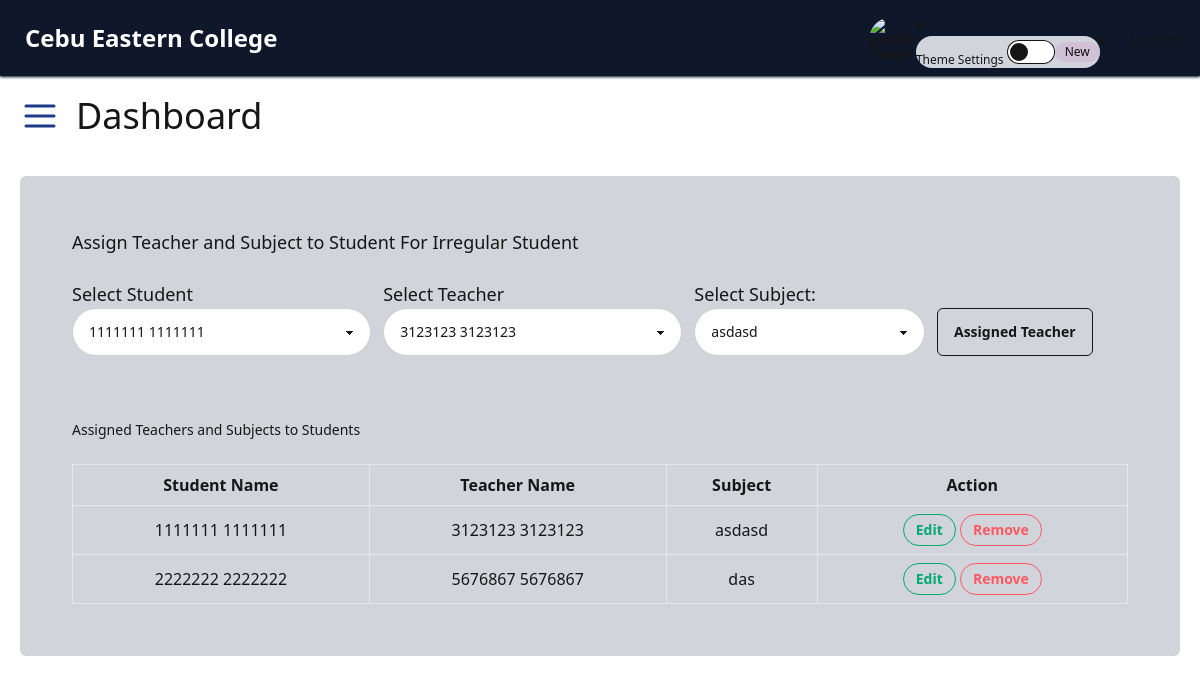
The app's page /admin/manage_irreg_student.php, older data.
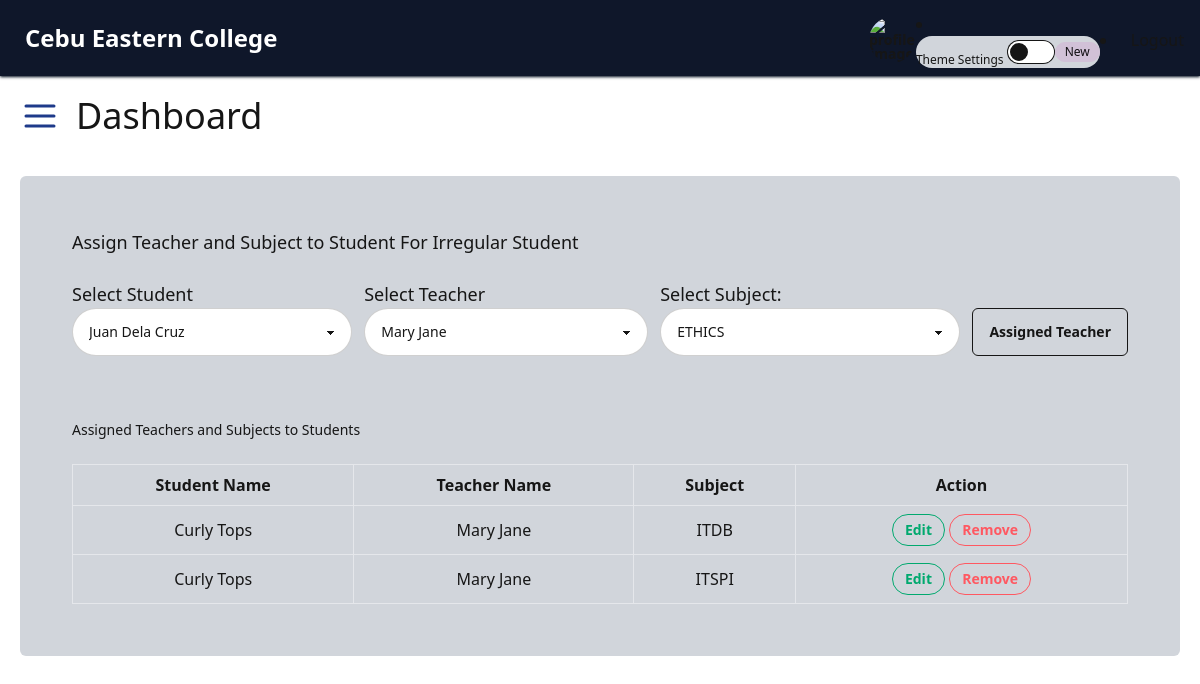
The same page, newer data.
### tables this page shows
CREATE TABLE `tblstudent_teacher_subject` (
  `sts_id` int(11) NOT NULL,
  `student_id` int(11) NOT NULL,
  `teacher_id` int(11) NOT NULL,
  `subject_id` int(11) NOT NULL
);

CREATE TABLE `tblstudent` (
  `student_id` int(11) NOT NULL,
  `school_id` int(11) NOT NULL,
  `name` varchar(255) NOT NULL,
  `email` varchar(255) NOT NULL,
  `department_id` int(11) NOT NULL,
  `password` varchar(255) NOT NULL,
  `year_level` int(11) NOT NULL,
  `image` varchar(255) NOT NULL
);

CREATE TABLE `tblteacher` (
  `teacher_id` int(11) NOT NULL,
  `school_id` int(11) NOT NULL,
  `name` varchar(255) NOT NULL,
  `department_id` int(11) NOT NULL,
  `image` varchar(255) NOT NULL
);

CREATE TABLE `tblsubject` (
  `subject_id` int(11) NOT NULL,
  `subject_name` varchar(255) NOT NULL,
  `is_minor` tinyint(1) NOT NULL DEFAULT 0,
  `subject_type` enum('Major','Minor') NOT NULL DEFAULT 'Minor',
  `department_id` int(11) NOT NULL
);

### admin/manage_irreg_student.php (the view, shortened to what this page needs)
<?php
$selected_student = $selected_teacher = $selected_subject = "";
?>
<?php include('../admin/header.php'); ?>
<!DOCTYPE html>
<html lang="en">
<head>
  <script src="https://cdn.tailwindcss.com"></script>
</head>
<body>
  <div class="p-5 m-5 bg-base-300 rounded-md">
    <div class="p-5">
      <h2 class="text-lg p-3">Assign Teacher and Subject to Student For Irregular Student</h2>
      <div class="p-3">
        <form method="post" action="<?php echo htmlspecialchars($_SERVER['PHP_SELF']); ?>">
          <div class="flex justify-start items-center gap-3">
            <div>
              <label for="student" class="text-lg">Select Student</label>
              <select
                name="student_id"
                id="student"
                required class="select select-bordered w-full max-w-xs">
                <?php
                $query = $conn->query("SELECT s.student_id, s.name FROM tblstudent s JOIN tblstudent_section ss ON s.student_id = ss.student_id WHERE ss.is_regular = 0");
                while ($row = $query->fetch_assoc()) {
                  $selected = ($row['student_id'] == $selected_student) ? "selected" : "";
                  echo "<option value='" . htmlspecialchars($row['student_id']) . "' $selected>" . htmlspecialchars($row['name']) . "</option>";
                }
                ?>
              </select>
            </div>
            <div>
              <label for="teacher" class="text-lg">Select Teacher</label>
              <select name="teacher_id"
                id="teacher"
                required class="select select-bordered w-full max-w-xs">
                <?php
                $query = $conn->query("SELECT teacher_id, name FROM tblteacher");
                while ($row = $query->fetch_assoc()) {
                  $selected = ($row['teacher_id'] == $selected_teacher) ? "selected" : "";
                  echo "<option value='" . htmlspecialchars($row['teacher_id']) . "' $selected>" . htmlspecialchars($row['name']) . "</option>";
                }
                ?>
              </select>
            </div>
            <div>
              <label for="subject" class="text-lg">Select Subject:</label>
              <select name="subject_id"
                id="subject"
                required class="select select-bordered w-full max-w-xs">
                <?php
                $query = $conn->query("SELECT subject_id, subject_name FROM tblsubject");
                while ($row = $query->fetch_assoc()) {
                  $selected = ($row['subject_id'] == $selected_subject) ? "selected" : "";
                  echo "<option value='" . htmlspecialchars($row['subject_id']) . "' $selected>" . htmlspecialchars($row['subject_name']) . "</option>";
                }
                ?>
              </select>
            </div>
            <div class="mt-7">
              <input type="submit" value="Assigned Teacher" class="btn btn-md btn-outline rounded-md w-full max-w-sm" />
            </div>
          </div>
        </form>
      </div>
    </div>
    <div class="p-8">
      <h3 class="text-sm">Assigned Teachers and Subjects to Students</h3>
      <table class="table-auto w-full mt-6 border-collapse border border-gray-300">
        <thead>
          <tr>
            <th class="border p-2">Student Name</th>
            <th class="border p-2">Teacher Name</th>
            <th class="border p-2">Subject</th>
            <th class="border p-2">Action</th>
          </tr>
        </thead>
        <tbody>
          <?php
          $query = $conn->query("SELECT ts.sts_id, s.name AS student_name, t.name AS teacher_name, sub.subject_name
                       FROM tblstudent_teacher_subject ts
                       JOIN tblstudent s ON ts.student_id = s.student_id
                       JOIN tblteacher t ON ts.teacher_id = t.teacher_id
                       JOIN tblsubject sub ON ts.subject_id = sub.subject_id");
          ?>
          <?php while ($row = $query->fetch_assoc()) { ?>
            <tr>
              <td class="border p-2 text-center"><?= htmlspecialchars($row['student_name']) ?></td>
              <td class="border p-2 text-center"><?= htmlspecialchars($row['teacher_name']) ?></td>
              <td class="border p-2 text-center"><?= htmlspecialchars($row['subject_name']) ?></td>
              <td class="border p-2 text-center">
                <a href="?edit= <? $row[' sts_id'] ?> " class="btn btn-sm btn-outline btn-success">Edit</a>
                <a href=" ?delete=<?= $row['sts_id'] ?>" class="btn btn-sm btn-outline btn-error">Remove</a>
              </td>
            </tr>
          <?php } ?>
        </tbody>
      </table>
    </div>
  </div>
</body>
</html>

Row changes from the older to the newer data that the page shows:
removed tblstudent_teacher_subject: student.name "1111111 1111111", teacher.name "3123123 3123123", subject.subject_name "asdasd"
removed tblstudent_teacher_subject: student.name "2222222 2222222", teacher.name "5676867 5676867", subject.subject_name "das"
added tblstudent_teacher_subject: student.name "Curly Tops", teacher.name "Mary Jane", subject.subject_name "ITDB"
added tblstudent_teacher_subject: student.name "Curly Tops", teacher.name "Mary Jane", subject.subject_name "ITSPI"
Text that changed along with them:
form field student_id: "1111111 1111111" → "Juan Dela Cruz"
form field teacher_id: "3123123 3123123" → "Mary Jane"
form field subject_id: "asdasd" → "ETHICS"
